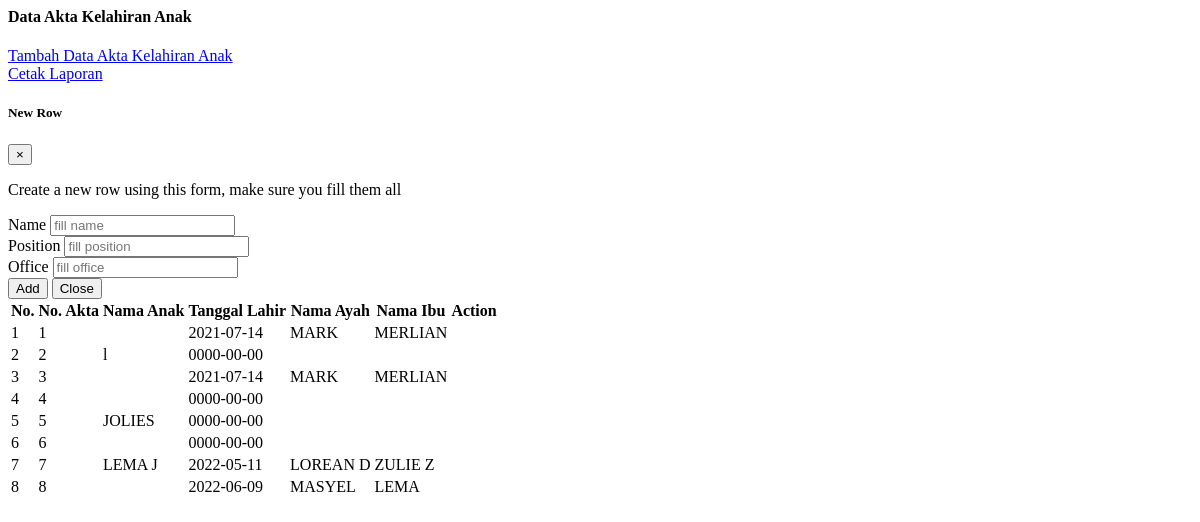
Screenshot of /demo1/tampil_al.php with the database file from the repository.
### tables this page shows
CREATE TABLE `data_akta_kelahiran` (
  `id_akta_kelahiran` int(12) NOT NULL,
  `no_akta` varchar(20) NOT NULL,
  `nama` varchar(100) NOT NULL,
  `tanggal_lahir` date NOT NULL,
  `nama_ayah` varchar(100) NOT NULL,
  `nama_ibu` varchar(100) NOT NULL
);

### demo1/tampil_al.php (the view, shortened to what this page needs)
<?php include '../konek.php'; ?>
<link href="css/sweetalert.css" rel="stylesheet" type="text/css">
<div class="page-inner">
    <div class="row">
        <div class="col-md-12">
            <div class="card">
                <div class="card-header">
                    <div class="d-flex align-items-center">
                        <h4 class="card-title">Data Akta Kelahiran Anak</h4>
                        <a href="?halaman=tambah_al" class="btn btn-primary btn-round ml-auto">
                            Tambah Data Akta Kelahiran Anak
                        </a>
                    </div>
                    <a href="../phpfpdf7" class="btn btn-info btn-border btn-round btn-sm">
                        Cetak Laporan
                    </a>
                </div>
                <div class="card-body">
                    <div class="modal fade" id="addRowModal" tabindex="-1" role="dialog" aria-hidden="true">
                        <div class="modal-dialog" role="document">
                            <div class="modal-content">
                                <div class="modal-header no-bd">
                                    <h5 class="modal-title">
                                        <span class="fw-mediumbold">
                                            New
                                        </span>
                                        <span class="fw-light">
                                            Row
                                        </span>
                                    </h5>
                                    <button type="button" class="close" data-dismiss="modal" aria-label="Close">
                                        <span aria-hidden="true">&times;</span>
                                    </button>
                                </div>
                                <div class="modal-body">
                                    <p class="small">Create a new row using this form, make sure you fill them all</p>
                                    <div class="row">
                                        <div class="col-sm-12">
                                            <div class="form-group form-group-default">
                                                <label>Name</label>
                                                <input id="addName" type="text" class="form-control" placeholder="fill name">
                                            </div>
                                        </div>
                                        <div class="col-md-6 pr-0">
                                            <div class="form-group form-group-default">
                                                <label>Position</label>
                                                <input id="addPosition" type="text" class="form-control" placeholder="fill position">
                                            </div>
                                        </div>
                                        <div class="col-md-6">
                                            <div class="form-group form-group-default">
                                                <label>Office</label>
                                                <input id="addOffice" type="text" class="form-control" placeholder="fill office">
                                            </div>
                                        </div>
                                    </div>
                                </div>
                                <div class="modal-footer no-bd">
                                    <button type="button" id="addRowButton" class="btn btn-primary">Add</button>
                                    <button type="button" class="btn btn-danger" data-dismiss="modal">Close</button>
                                </div>
                            </div>
                        </div>
                    </div>
                    <form action="">
                        <div class="table-responsive">
                            <table id="add" class="display table table-striped table-hover">
                                <thead>
                                    <tr>
                                        <th>No.</th>
                                        <th>No. Akta</th>
                                        <th>Nama Anak</th>
                                        <th>Tanggal Lahir</th>
                                        <th>Nama Ayah</th>
                                        <th>Nama Ibu</th>
                                        <th>Action</th>
                                    </tr>
                                </thead>
                                <tbody>
                                    <?php
                                    $no = 1;
                                    $tampil = "SELECT * FROM data_akta_kelahiran";
                                    $query = mysqli_query($konek, $tampil);
                                    while ($data = mysqli_fetch_array($query, MYSQLI_BOTH)) {
                                        $id_akta_kelahiran = $data['id_akta_kelahiran'];
                                        $nama = $data['nama'];
                                        $tanggal_lahir = $data['tanggal_lahir'];
                                        $nama_ayah = $data['nama_ayah'];
                                        $nama_ibu = $data['nama_ibu'];
                                    ?>
                                        <tr>
                                            <td><?php echo $no++; ?></td>
                                            <td><?php echo $id_akta_kelahiran; ?></td>
                                            <td><?php echo $nama; ?></td>
                                            <td><?php echo $tanggal_lahir; ?></td>
                                            <td><?php echo $nama_ayah; ?></td>
                                            <td><?php echo $nama_ibu; ?></td>
                                            <td>
                        </div>
                        </td>
                        </tr>
                    <?php
                                    }
                    ?>

### rows the page displays
data_akta_kelahiran: id_akta_kelahiran "1", tanggal_lahir "2021-07-14", nama_ayah "MARK", nama_ibu "MERLIAN"
data_akta_kelahiran: id_akta_kelahiran "2", nama "l", tanggal_lahir "0000-00-00"
data_akta_kelahiran: id_akta_kelahiran "3", tanggal_lahir "2021-07-14", nama_ayah "MARK", nama_ibu "MERLIAN"
data_akta_kelahiran: id_akta_kelahiran "4", tanggal_lahir "0000-00-00"
data_akta_kelahiran: id_akta_kelahiran "5", nama "JOLIES", tanggal_lahir "0000-00-00"
data_akta_kelahiran: id_akta_kelahiran "6", tanggal_lahir "0000-00-00"
data_akta_kelahiran: id_akta_kelahiran "7", nama "LEMA J", tanggal_lahir "2022-05-11", nama_ayah "LOREAN D", nama_ibu "ZULIE Z"
data_akta_kelahiran: id_akta_kelahiran "8", tanggal_lahir "2022-06-09", nama_ayah "MASYEL", nama_ibu "LEMA"
